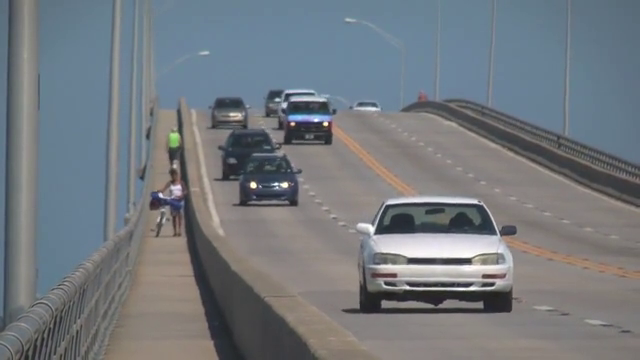
#> input picture frame 91 of Easy.mp4, 640 x 360 px
$ jupyter execute KLT.ipynb
#> lines starting #> are read from the running program, lines starting #| are printed output that depends on the picture
# Feature Tracking with Sparse Optical Flow (KLT)

## Assignment: ELE14101 - Computer Vision - Object Tracking

**Student:** : ....

---

## Objective
To understand and implement the Kanade-Lucas-Tomasi (KLT) feature tracking algorithm, a foundational technique for analyzing motion and building stabilizers.

1.
**Optical Flow là gì?**
- Optical Flow (hay Luồng quang học) là quy luật chuyển động biểu kiến của các vật thể trong một khung cảnh, được tạo ra bởi sự chuyển động tương đối giữa người quan sát (camera) và khung cảnh đó. Hiểu đơn giản, nó giúp ước tính vector chuyển động của các pixel giữa các khung hình liên tiếp nhau.

**So sánh Optical Flow thưa (Sparse) và dày (Dense)**
- Dense Optical Flow (Optical Flow dày): Tính toán vector chuyển động cho TẤT CẢ các pixel trong khung hình (ví dụ: phương pháp Farneback).

- Ưu điểm: Cung cấp thông tin chuyển động trọn vẹn, đầy đủ chi tiết.

- Nhược điểm: Chi phí tính toán rất lớn, tốc độ xử lý chậm.

- Sparse Optical Flow (Optical Flow thưa): Chỉ theo dõi một tập hợp con các điểm đặc trưng (như các góc, cạnh).

- Ưu điểm: Nhanh, hiệu quả, tập trung vào các đặc trưng nổi bật (salient features).

- Nhược điểm: Chỉ cung cấp thông tin chuyển động cục bộ/một phần.

**Thuật toán KLT (Kanade-Lucas-Tomasi) là gì?**

KLT là một phương pháp Sparse Optical Flow hoạt động theo quy trình:

1. Phát hiện "các đặc trưng tốt để theo dõi" (good features to track) - thường là các góc mạnh có sự thay đổi độ sáng (gradient) lớn.

2. Theo dõi các đặc trưng này qua các khung hình bằng cách sử dụng kỹ thuật Lucas-Kanade theo mô hình kim tự tháp (pyramidal implementation).

3. Dựa trên giả định rằng độ sáng không đổi (brightness constancy) và chuyển động giữa các khung hình là nhỏ.

**Các ứng dụng chính:**

- Ước tính chuyển động của camera

- Chống rung video (Video stabilization)

- Tái tạo 3D

- Theo dõi đối tượng (Object tracking)

- Cấu trúc từ chuyển động (Structure from Motion - SfM)

## 2. Methodology

### Algorithm Pipeline

Thuật toán theo dõi KLT tuân theo các bước sau:

1. **Khởi tạo (Initialization):**
   - Tải video và đọc frame đầu tiên
   - Chuyển đổi sang ảnh xám (grayscale)
   - Detect strong corners using `cv2.goodFeaturesToTrack()`
   - Store as `old_gray` and `old_points`

2. **Tracking Loop (for each new frame):**
   ```
      a. Đọc new_frame → Chuyển đổi thành new_gray
      b. Gọi hàm cv2.calcOpticalFlowPyrLK(old_gray, new_gray, old_points, None)
      c. Lọc các điểm tốt (good points) dựa trên mảng status
      d. Vẽ các vector chuyển động (đường nối từ vị trí cũ → vị trí mới)
      e. Cập nhật: old_gray = new_gray, old_points = good_new
      f. (Tùy chọn) Phát hiện lại các đặc trưng khi số lượng điểm giảm xuống dưới ngưỡng
   ```

3. **Visualization:**
   - Vẽ các đường thẳng thể hiện quỹ đạo chuyển động
   - Vẽ các vòng tròn tại vị trí hiện tại của điểm đặc trưng
   - Hiển thị từng khung hình hoặc lưu lại thành video
### Key Parameters

- **goodFeaturesToTrack:**
  - `maxCorners`: Số lượng góc tối đa cần phát hiện
  - `qualityLevel`: Chất lượng tối thiểu của các góc (trong khoảng 0-1)
  - `minDistance`: Khoảng cách Euclidean tối thiểu giữa các góc (để tránh các điểm quá gần nhau)

- **calcOpticalFlowPyrLK:**
  - `winSize`: Window size for search
  - `maxLevel`: Pyramid levels (0 = no pyramid)
  - Returns: `new_points`, `status` (1=found, 0=not found), `error`

## 3. Implementation

### Import Required Libraries

[cell 1]
import cv2
import numpy as np
import matplotlib.pyplot as plt
from IPython.display import Video, Image, display
import os

print("OpenCV version:", cv2.__version__)
print("NumPy version:", np.__version__)

### Configuration Parameters

[cell 2]
# Parameters for goodFeaturesToTrack
feature_params = dict(
    maxCorners=100,      # Maximum number of corners to detect
    qualityLevel=0.3,    # Quality level (0-1), minimum quality of corners
    minDistance=7,       # Minimum Euclidean distance between corners
    blockSize=7          # Size of averaging block for corner detection
)

# Parameters for Lucas-Kanade optical flow
lk_params = dict(
    winSize=(15, 15),    # Window size for search
    maxLevel=2,          # Maximum pyramid level (0 = no pyramid)
    criteria=(cv2.TERM_CRITERIA_EPS | cv2.TERM_CRITERIA_COUNT, 10, 0.03)
)

# Video settings
VIDEO_INPUT = "Easy.mp4"  # Input video file
VIDEO_OUTPUT = "klt_tracking_output.avi"  # Output video file
DISPLAY_REALTIME = False     # Set True to display while processing
FEATURE_REFRESH_THRESHOLD = 15  # Re-detect features when count drops below this

print("Configuration loaded successfully!")

### Main KLT Tracking Function

[cell 3]
def klt_feature_tracking(video_path, output_path=None, display=False, feature_refresh_threshold=15):
    """
    Perform KLT (Kanade-Lucas-Tomasi) feature tracking on a video.

    Parameters:
    -----------
    video_path : str
        Path to input video file
    output_path : str, optional
        Path to save output video (if None, won't save)
    display : bool
        Whether to display tracking in real-time
    feature_refresh_threshold : int
        Re-detect features when count drops below this value

    Returns:
    --------
    frames_with_tracking : list
        List of frames with tracking visualization
    statistics : dict
        Tracking statistics
    """
#> called with video_path = 'Easy.mp4', output_path = 'klt_tracking_output.avi', display = False, feature_refresh_threshold = 15

    # Open video capture
    cap = cv2.VideoCapture(video_path)
    if not cap.isOpened():
        raise ValueError(f"Cannot open video: {video_path}")

    # Get video properties
    fps = int(cap.get(cv2.CAP_PROP_FPS))
    width = int(cap.get(cv2.CAP_PROP_FRAME_WIDTH))
    height = int(cap.get(cv2.CAP_PROP_FRAME_HEIGHT))
    total_frames = int(cap.get(cv2.CAP_PROP_FRAME_COUNT))

    print(f"Video info: {width}x{height} @ {fps}fps, {total_frames} frames")

    # Initialize video writer if output path provided
    out = None
    if output_path:
        fourcc = cv2.VideoWriter_fourcc(*'MJPG')
        out = cv2.VideoWriter(output_path, fourcc, fps, (width, height))

    # Read first frame
    ret, old_frame = cap.read()
#> old_frame is the input picture: shape (360, 640, 3); mean B, G, R 126.6, 121.2, 115.7
    if not ret:
        raise ValueError("Cannot read first frame")

    # Convert to grayscale
    old_gray = cv2.cvtColor(old_frame, cv2.COLOR_BGR2GRAY)
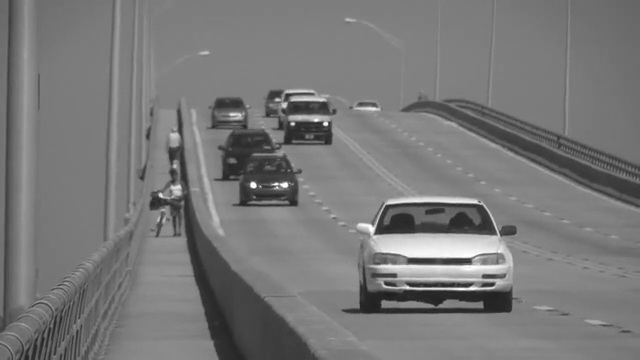
#> old_gray: shape (360, 640); min 30, max 255, mean 120.1

    # Detect initial feature points using Shi-Tomasi corner detector
    old_points = cv2.goodFeaturesToTrack(old_gray, mask=None, **feature_params)
#> old_points = [[253, 185], [325, 123], [285, 184], [292, 123], [376, 232], [277, 185], [495, 233], [284, 105], [372, 226]]


    print(f"Initial features detected: {len(old_points)}")
#| Initial features detected: 9


    # Create random colors for visualization
    colors = np.random.randint(0, 255, (100, 3))

    # Create a mask for drawing motion trails
    mask = np.zeros_like(old_frame)

    # Statistics
    frames_with_tracking = []
    frame_count = 0
    feature_refresh_count = 0

    # Main tracking loop
    while True:
        ret, new_frame = cap.read()
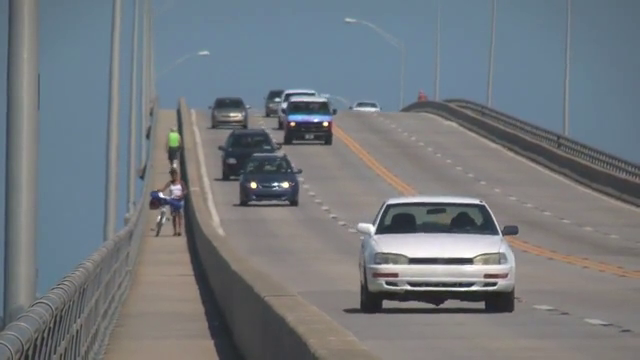
#> input picture frame 92 of Easy.mp4, 640 x 360 px
#> new_frame is the input picture: shape (360, 640, 3); mean B, G, R 126.3, 121.1, 115.4
        if not ret:
            break

        frame_count += 1
        new_gray = cv2.cvtColor(new_frame, cv2.COLOR_BGR2GRAY)

        # Calculate optical flow using Lucas-Kanade method
        new_points, status, error = cv2.calcOpticalFlowPyrLK(
            old_gray, new_gray, old_points, None, **lk_params
        )
#> new_points = [[253.2, 185.1], [324.9, 123], [285.5, 183.9], [292, 123.1], [376.7, 231.7], [277, 185], [497, 232.9], [284, 105], [372.8, 225.8]]; status = [1, 1, 1, 1, 1, 1, 1, 1, 1]; error = [5.46, 2.95, 5.08, 2.09, 2.29, 6.98, 1.45, 2.41, 3.32]

        # Filter good points (successfully tracked)
        if new_points is not None:
            good_new = new_points[status == 1]
#> good_new has the same summary as new_points
            good_old = old_points[status == 1]
#> good_old has the same summary as old_points
        else:
            good_new = np.array([])
            good_old = np.array([])

        # Draw motion vectors (quiver plot)
        for i, (new, old) in enumerate(zip(good_new, good_old)):
            a, b = new.ravel()
            c, d = old.ravel()
            a, b, c, d = int(a), int(b), int(c), int(d)

            # Draw line (motion vector) from old to new position
            mask = cv2.line(mask, (c, d), (a, b), colors[i % 100].tolist(), 2)

            # Draw circle at current position
            new_frame = cv2.circle(new_frame, (a, b), 5, colors[i % 100].tolist(), -1)
#> this loop made 9 passes
#> (new, a, b, c, d) on passes 1, 2, 3, 4, 5, 7, 9: ([253.2, 185.1], 253, 185, 253, 185), ([324.9, 123], 324, 123, 325, 123), ([285.5, 183.9], 285, 183, 285, 184), ([292, 123.1], 292, 123, 292, 123), ([376.7, 231.7], 376, 231, 376, 232), ([497, 232.9], 497, 232, 495, 233), ([372.8, 225.8], 372, 225, 372, 226)
#> (a, b, c, d) on passes 6, 8: (277, 185, 277, 185), (284, 105, 284, 105)
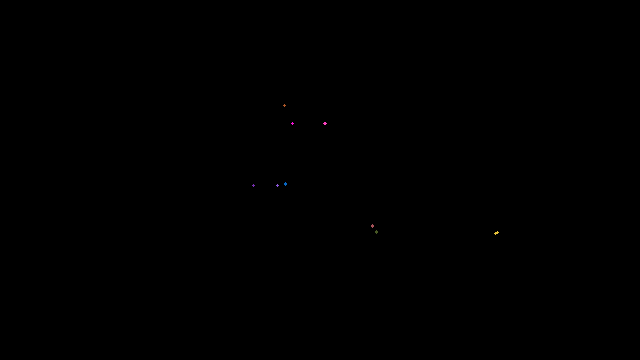
#> mask: shape (360, 640, 3); mean of channels 0, 1, 2 0, 0, 0; drawn as B, G, R
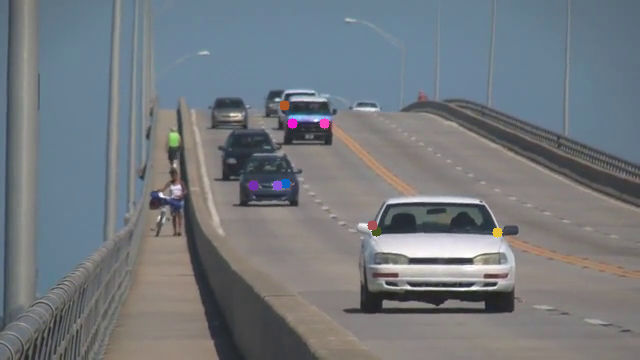
#> new_frame: shape (360, 640, 3); mean B, G, R 126.3, 121, 115.5

        # Combine frame with motion trails
        output_frame = cv2.add(new_frame, mask)

        # Add text overlay
        cv2.putText(output_frame, f"Frame: {frame_count}/{total_frames}",
                    (10, 30), cv2.FONT_HERSHEY_SIMPLEX, 1, (0, 255, 0), 2)
        cv2.putText(output_frame, f"Features: {len(good_new)}",
                    (10, 70), cv2.FONT_HERSHEY_SIMPLEX, 1, (0, 255, 0), 2)
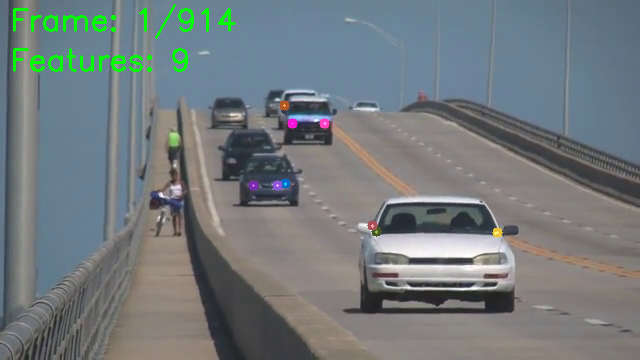
#> output_frame: shape (360, 640, 3); mean B, G, R 124.8, 122.4, 114.4

        # Save frame
        frames_with_tracking.append(output_frame.copy())

        # Write to output video
        if out:
            out.write(output_frame)

        # Display if requested
        if display:
            cv2.imshow('KLT Feature Tracking', output_frame)
            if cv2.waitKey(30) & 0xFF == ord('q'):
                break

        # Update for next iteration
        old_gray = new_gray.copy()
        old_points = good_new.reshape(-1, 1, 2)
#> old_points has the same summary as new_points

        # Re-detect features if too few remain (Advanced feature)
        if len(good_new) < feature_refresh_threshold:
            print(f"Frame {frame_count}: Re-detecting features ({len(good_new)} remaining)")
#| Frame 1: Re-detecting features (9 remaining)
            new_features = cv2.goodFeaturesToTrack(new_gray, mask=None, **feature_params)
#> new_features = [[253, 185], [325, 123], [292, 123], [286, 184], [377, 232], [161, 194], [497, 233], [373, 226], [284, 105]]

            if new_features is not None:
                old_points = new_features
#> old_points has the same summary as new_features
                feature_refresh_count += 1
                # Clear the motion trail mask for cleaner visualization
                mask = np.zeros_like(old_frame)

        # Progress indicator
        if frame_count % 30 == 0:
            print(f"Processed {frame_count}/{total_frames} frames...")

    # Cleanup
    cap.release()
    if out:
        out.release()
    if display:
        cv2.destroyAllWindows()

    statistics = {
        'total_frames': frame_count,
        'feature_refreshes': feature_refresh_count,
        'video_dimensions': (width, height),
        'fps': fps
    }

    print(f"\nTracking completed!")
    print(f"Total frames processed: {frame_count}")
    print(f"Feature refreshes: {feature_refresh_count}")
    if output_path:
        print(f"Output saved to: {output_path}")

    return frames_with_tracking, statistics

$ run again, starting later in the video
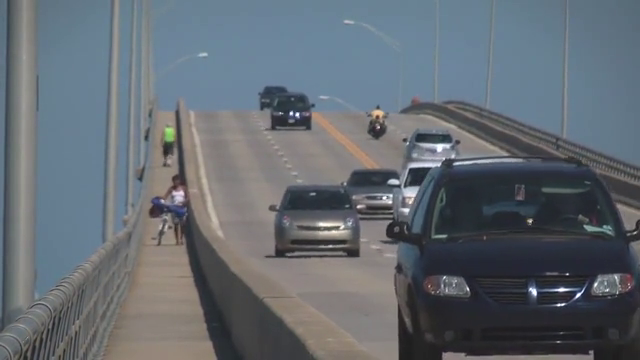
#> input picture frame 411 of Easy.mp4, 640 x 360 px
#> in klt_feature_tracking, old_frame is the input picture: shape (360, 640, 3); mean B, G, R 113.8, 106.6, 99.3
#> in klt_feature_tracking, `old_points = cv2.goodFeaturesToTrack(old_gray, mask=None, **feature_pa..`: old_points = 17 rows, first 8: [294, 114], [531, 289], [385, 196], [529, 221], [341, 225], [400, 183], [439, 147], [407, 211]
#| Initial features detected: 17
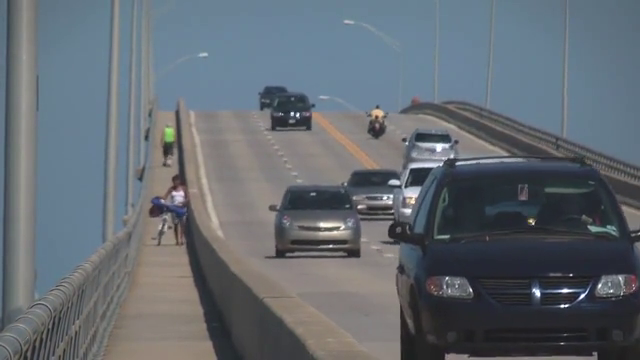
#> input picture frame 412 of Easy.mp4, 640 x 360 px
#> in klt_feature_tracking, new_frame is the input picture: shape (360, 640, 3); mean B, G, R 113.7, 106.5, 99.2
#> new_points = 17 rows, first 8: [294.6, 114.4], [534.4, 289.9], [385.4, 196.4], [531.1, 221.4], [341.3, 225.4], [400.7, 183.5], [438.4, 146.6], [408.9, 211.6]; status = 17 values from 1 to 1; error = 17 values, max 10.69 at index 3, min 2.17 at index 16, mean 5.97
#> good_new has the same summary as new_points
#> good_old has the same summary as old_points
#> the loop in klt_feature_tracking, `for i, (new, old) in enumerate(zip(good_new, good_old)):` made 17 passes
#> (new, a, b, c, d) on passes 1 to 8: ([294.6, 114.4], 294, 114, 294, 114), ([534.4, 289.9], 534, 289, 531, 289), ([385.4, 196.4], 385, 196, 385, 196), ([531.1, 221.4], 531, 221, 529, 221), ([341.3, 225.4], 341, 225, 341, 225), ([400.7, 183.5], 400, 183, 400, 183), ([438.4, 146.6], 438, 146, 439, 147), ([408.9, 211.6], 408, 211, 407, 211)
#> in klt_feature_tracking, `cv2.putText(output_frame, f"Features: {len(good_new)}", (10, 70), cv2...`:
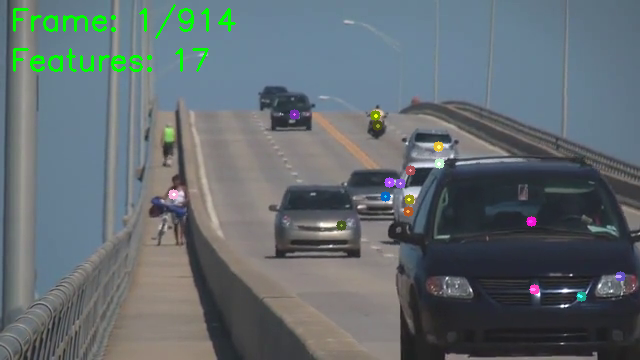
#> output_frame: shape (360, 640, 3); mean B, G, R 112.1, 107.8, 98.1
#> in klt_feature_tracking, `old_points = good_new.reshape(-1, 1, 2)`: old_points has the same summary as new_points

$ run again, starting later in the video
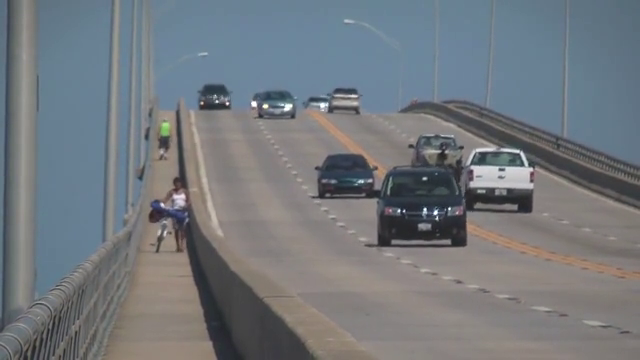
#> input picture frame 731 of Easy.mp4, 640 x 360 px
#> in klt_feature_tracking, old_frame is the input picture: shape (360, 640, 3); mean B, G, R 125.5, 120.3, 115.1
#> in klt_feature_tracking, `old_points = cv2.goodFeaturesToTrack(old_gray, mask=None, **feature_pa..`: old_points = 21 rows, first 8: [435, 212], [265, 106], [401, 210], [254, 104], [425, 210], [448, 208], [326, 105], [228, 102]
#| Initial features detected: 21
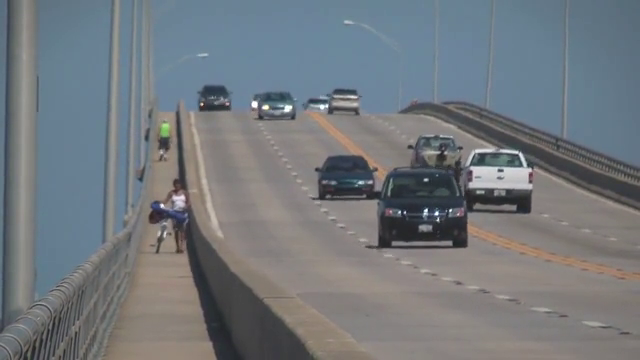
#> input picture frame 732 of Easy.mp4, 640 x 360 px
#> in klt_feature_tracking, new_frame is the input picture: shape (360, 640, 3); mean B, G, R 125.3, 120.4, 114.9
#> new_points = 21 rows, first 8: [436, 213.1], [265, 107.2], [401.6, 211.5], [254.5, 104.4], [425.8, 211.2], [449, 209.5], [325.8, 106.5], [228, 102.6]; status = 21 values from 1 to 1; error = 21 values, max 10.35 at index 3, min 1.53 at index 13, mean 5.09
#> good_new has the same summary as new_points
#> good_old has the same summary as old_points
#> the loop in klt_feature_tracking, `for i, (new, old) in enumerate(zip(good_new, good_old)):` made 21 passes
#> (new, a, b, c, d) on passes 1 to 8: ([436, 213.1], 435, 213, 435, 212), ([265, 107.2], 264, 107, 265, 106), ([401.6, 211.5], 401, 211, 401, 210), ([254.5, 104.4], 254, 104, 254, 104), ([425.8, 211.2], 425, 211, 425, 210), ([449, 209.5], 449, 209, 448, 208), ([325.8, 106.5], 325, 106, 326, 105), ([228, 102.6], 228, 102, 228, 102)
#> in klt_feature_tracking, `cv2.putText(output_frame, f"Features: {len(good_new)}", (10, 70), cv2...`:
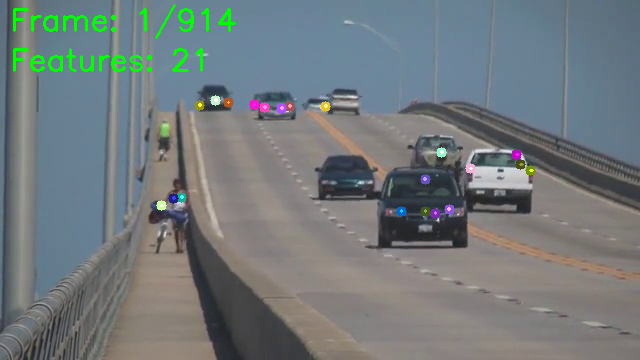
#> output_frame: shape (360, 640, 3); mean B, G, R 123.8, 121.8, 113.9
#> in klt_feature_tracking, `old_points = good_new.reshape(-1, 1, 2)`: old_points has the same summary as new_points
